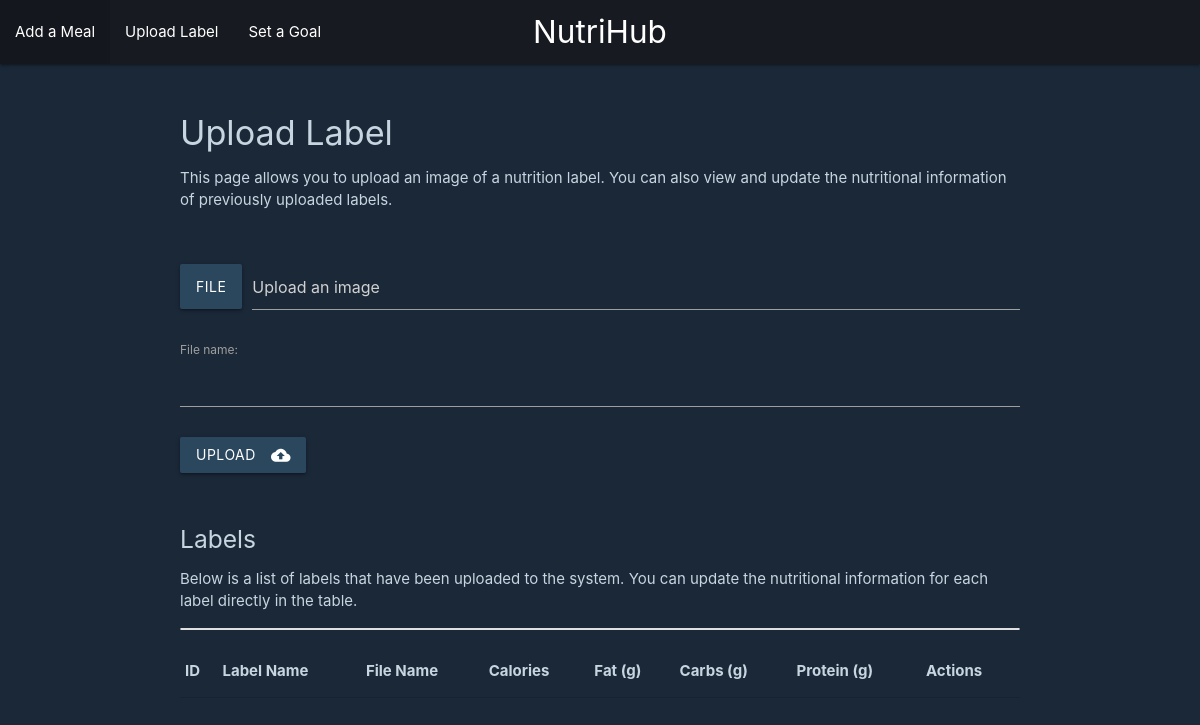
Page /uploadv2 on the earlier database version.
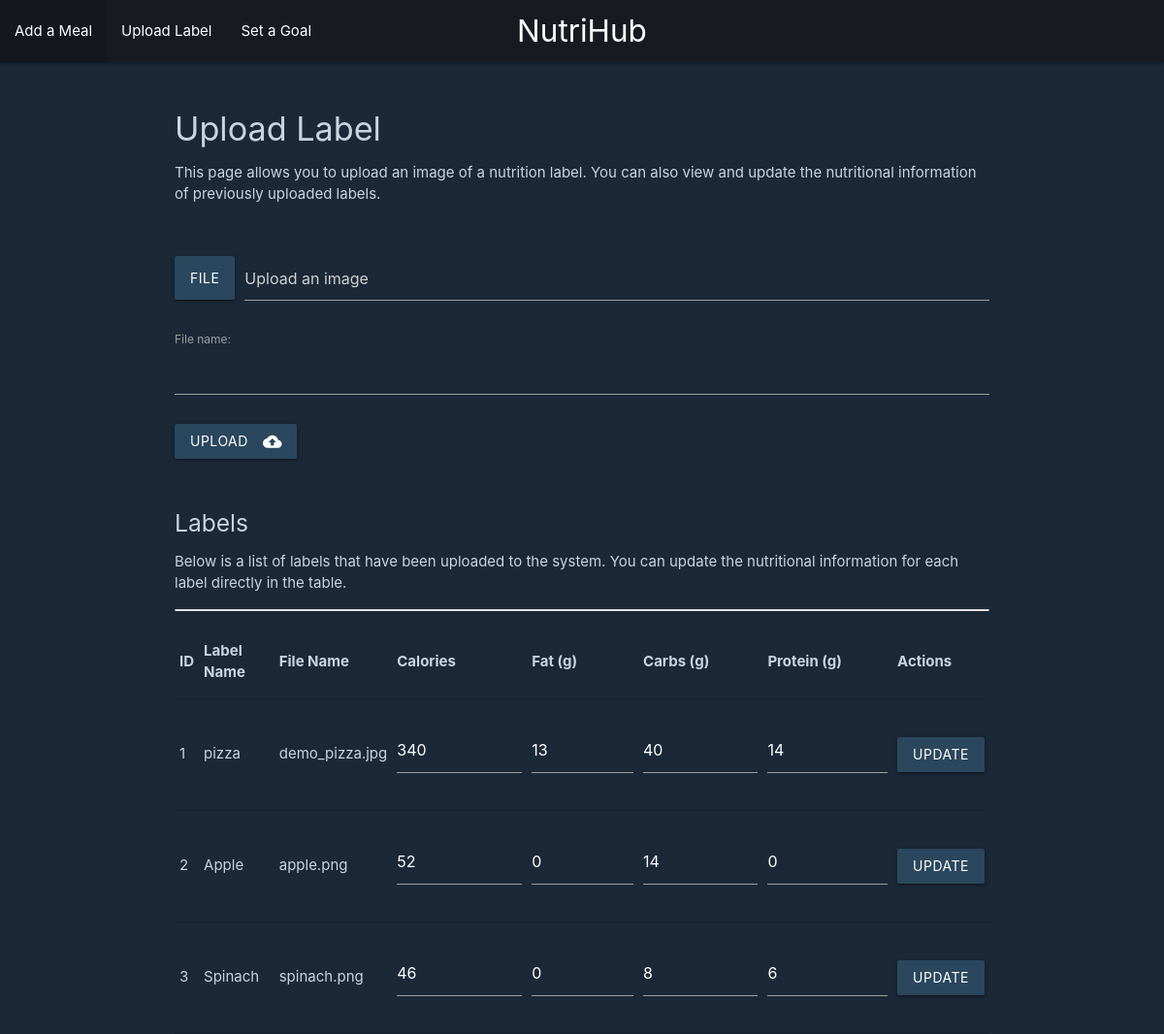
Same page on the later database version.
### tables this page shows
CREATE TABLE label (
    id INTEGER PRIMARY KEY AUTOINCREMENT,
    name TEXT NOT NULL,
    file_name TEXT NOT NULL,
    calories INTEGER NOT NULL,
    fat INTEGER NOT NULL,
    protein INTEGER NOT NULL,
    carbs INTEGER NOT NULL
);

### main.py (the view)
@app.route("/uploadv2")
def uploadv2():
    conn = get_db_connection()
    labels = conn.execute('SELECT * FROM label').fetchall()
    conn.close()
    return render_template('uploadV2.html', labels = labels)

### main.py (called while the page is built)
def get_db_connection():
    conn = sqlite3.connect('database.db')
    conn.row_factory = sqlite3.Row
    return conn

### templates/uploadV2.html (shortened to what this page needs)
<!DOCTYPE html>
<html lang="en">
<head>
    <link rel="stylesheet" href="https://cdnjs.cloudflare.com/ajax/libs/materialize/1.0.0/css/materialize.min.css">
</head>
<body>
    <nav>
        <div class="nav-wrapper" style="background-color: #171a21;">
            <a href="/" class="brand-logo center">NutriHub</a>
            <ul id="nav-mobile" class="left hide-on-med-and-down">
                <li><a href="/dashboard">Add a Meal</a></li>
                <li><a href="/uploadv2">Upload Label</a></li>
                <li><a href="/goal">Set a Goal</a></li>
            </ul>
        </div>
    </nav>
    <main>
        <div class="container">
            <h4>Upload Label</h4>
            <p>This page allows you to upload an image of a nutrition label. You can also view and update the nutritional information of previously uploaded labels.</p>
            <br>
            <form action="/addlabel" method="post" enctype="multipart/form-data">
                <div class="file-field input-field">
                    <div class="btn">
                        <span>File</span>
                    </div>
                    <div class="file-path-wrapper">
                        <input class="file-path validate" type="text" placeholder="Upload an image">
                    </div>
                </div>
                <label for="fname">File name:</label>
                <input type="text" id="fname" name="fname"><br><br>
                <button class="btn waves-effect waves-light" type="submit" value="Upload">Upload
                    <i class="material-icons right">cloud_upload</i>
                </button>
            </form>
            <br>
            <div class="uploaded-files">
                <h5>Labels</h5>
                <p>Below is a list of labels that have been uploaded to the system. You can update the nutritional information for each label directly in the table.</p>
                <ul id="fileList" class="collection">
                </ul>
                <table class="highlight">
                    <thead>
                        <tr>
                            <th>ID</th>
                            <th>Label Name</th>
                            <th>File Name</th>
                            <th>Calories</th>
                            <th>Fat (g)</th>
                            <th>Carbs (g)</th>
                            <th>Protein (g)</th>
                            <th>Actions</th>
                        </tr>
                    </thead>
                    <tbody>
                        {% for label in labels %}
                        <tr>
                            <form action="/updatelabel/{{ label['id'] }}" method="post">
                                <td>{{ label['id'] }}</td>
                                <td>{{ label['name'] }}</td>
                                <td>{{ label['file_name'] }}</td>
                                <td>
                                    <div class="input-field">
                                        <input type="number" name="calories" value="{{ label['calories'] }}">
                                    </div>
                                </td>
                                <td>
                                    <div class="input-field">
                                        <input type="number" name="fat" value="{{ label['fat'] }}">
                                    </div>
                                </td>
                                <td>
                                    <div class="input-field">
                                        <input type="number" name="carbs" value="{{ label['carbs'] }}">
                                    </div>
                                </td>
                                <td>
                                    <div class="input-field">
                                        <input type="number" name="protein" value="{{ label['protein'] }}">
                                    </div>
                                </td>
                                <td>
                                    <button class="btn waves-effect waves-light" type="submit">Update</button>
                                </td>
                            </form>
                        </tr>
                        {% endfor %}
                    </tbody>
                </table>
            </div>
        </div>
    </main>
</body>
</html>

### templates/uploadV2.html (style rules this page uses)
body { display: flex; min-height: 100vh; flex-direction: column; background-color: #1b2838; color: #c7d5e0; }
main { flex: 1 0 auto; }
.container { margin-top: 50px; }
.file-path-wrapper { margin-bottom: 20px; }
.uploaded-files { margin-top: 30px; }
.nav-wrapper { background-color: #171a21; }
.btn, .btn:hover { background-color: #2a475e; }
input { color: #ffffff; }

Differences in the rows shown:
added label: id "1", name "pizza", file_name "demo_pizza.jpg", calories "340", fat "13", carbs "40", protein "14"
added label: id "2", name "Apple", file_name "apple.png", calories "52", fat "0", carbs "14", protein "0"
added label: id "3", name "Spinach", file_name "spinach.png", calories "46", fat "0", carbs "8", protein "6"
